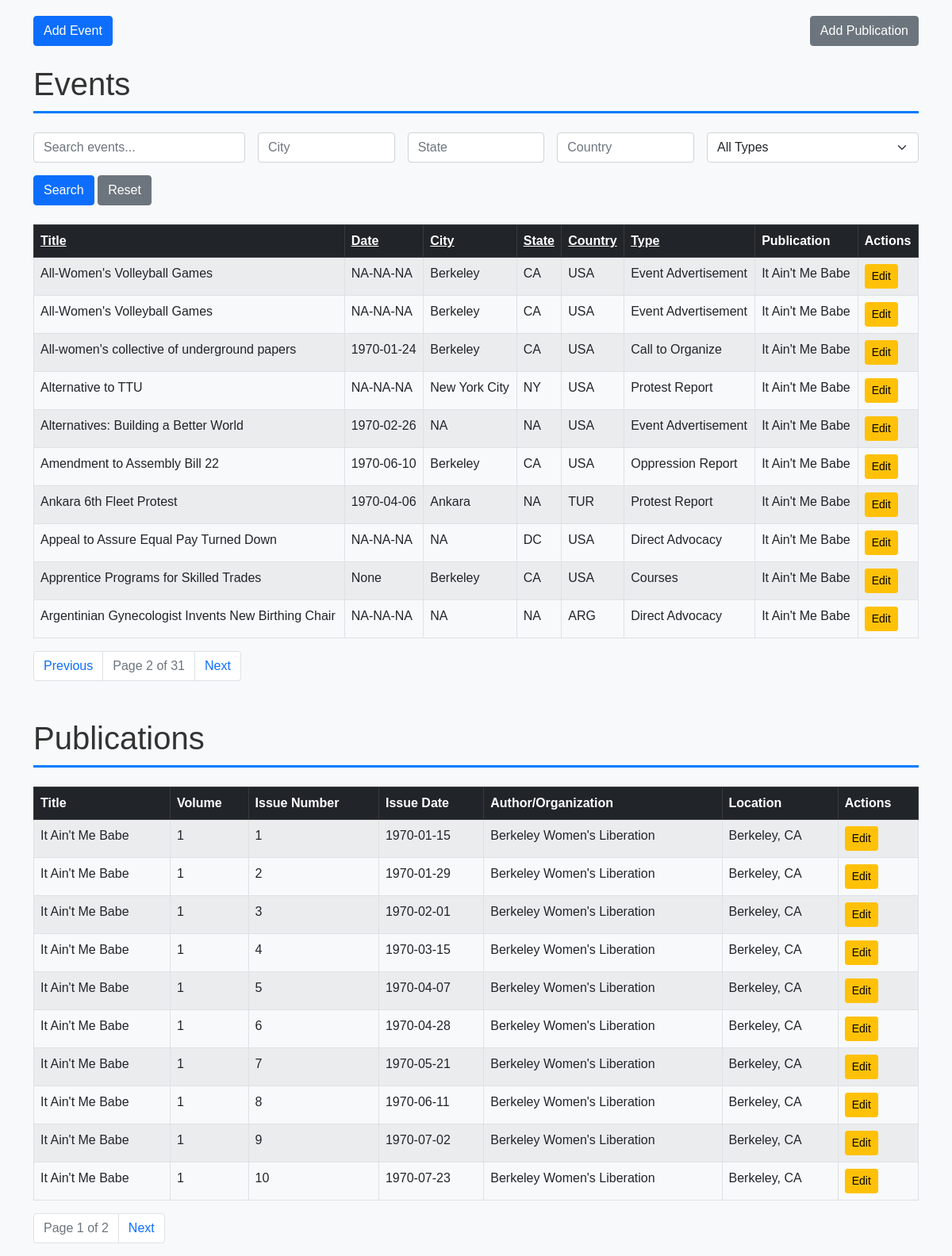
Screenshot of /?page_events=2&sort_events=event_title&order_events=asc with the database file from the repository.
### tables this page shows
CREATE TABLE events (
    event_id INTEGER PRIMARY KEY AUTOINCREMENT, -- Unique ID for each event
    event_title TEXT NOT NULL,                  -- Title of the event
    event_date DATE,                            -- Date of the event
    description TEXT,                           -- Description of the event
    city TEXT,                                  -- City where the event occurred
    state TEXT,                                 -- State where the event occurred
    country TEXT,                               -- Country where the event occurred
    location TEXT,                              -- Specific location of the event (e.g., venue name)
    address TEXT,                               -- Street address of the event
    event_type TEXT,                            -- Type of event (e.g., conference, workshop)
    publication_id INTEGER,                     -- Foreign key to publications table
    source_publication TEXT,                    -- Source publication for the event if reprinted
    FOREIGN KEY (publication_id) REFERENCES publications (pub_id)
);

CREATE TABLE publications (
    pub_id INTEGER PRIMARY KEY AUTOINCREMENT, -- Unique ID for each publication
    pub_title TEXT NOT NULL,                 -- Title of the publication
    volume INTEGER NOT NULL,                 -- Volume number
    issue_number INTEGER NOT NULL,           -- Issue number within the volume
    issue_date DATE,                         -- Full issue date (year, month, day)
    volume_title TEXT,                       -- Title of the volume (if applicable)
    author_org TEXT,                         -- Author or organization responsible for the publication
    location TEXT                            -- Location associated with the publication
);

### DatabaseFlask/app.py (the view)
@app.route('/')
def index():
    search = request.args.get('search', '').strip()
    sort_events = request.args.get('sort_events', 'event_title')  # Default sort for events
    order_events = request.args.get('order_events', 'asc')  # Default order for events
    page_events = int(request.args.get('page_events', 1))  # Current page for events
    per_page = 10  # Number of rows per page
    offset_events = (page_events - 1) * per_page
    sort_publications = request.args.get('sort_publications', 'pub_title')  # Default sort for publications
    order_publications = request.args.get('order_publications', 'asc')  # Default order for publications
    page_publications = int(request.args.get('page_publications', 1))  # Current page for publications
    offset_publications = (page_publications - 1) * per_page
    conn = get_db_connection()
    events_query = f'''
        SELECT e.event_id, e.event_title, e.event_date, e.city, e.state, e.country, e.event_type,
               e.description, e.location, e.address, e.source_publication,
               p.pub_title AS publication_title
        FROM events e
        LEFT JOIN publications p ON e.publication_id = p.pub_id
        WHERE e.event_title LIKE ?
        ORDER BY {sort_events} {order_events.upper()}
        LIMIT ? OFFSET ?
    '''
    events = conn.execute(events_query, (f"%{search}%", per_page, offset_events)).fetchall()
    total_events_query = '''
        SELECT COUNT(*) FROM events WHERE event_title LIKE ?
    '''
    total_events = conn.execute(total_events_query, (f"%{search}%",)).fetchone()[0]
    publications_query = f'''
        SELECT pub_id, pub_title, volume, issue_number, issue_date, author_org, location
        FROM publications
        ORDER BY {sort_publications} {order_publications.upper()}
        LIMIT ? OFFSET ?
    '''
    publications = conn.execute(publications_query, (per_page, offset_publications)).fetchall()
    total_publications_query = '''
        SELECT COUNT(*) FROM publications
    '''
    total_publications = conn.execute(total_publications_query).fetchone()[0]
    conn.close()
    total_pages_events = (total_events + per_page - 1) // per_page  # Round up division
    total_pages_publications = (total_publications + per_page - 1) // per_page
    return render_template(
        'index.html',
        events=events,
        publications=publications,
        page_events=page_events,
        total_pages_events=total_pages_events,
        page_publications=page_publications,
        total_pages_publications=total_pages_publications,
        search=search,
        sort_events=sort_events,
        order_events=order_events,
        sort_publications=sort_publications,
        order_publications=order_publications
    )

### DatabaseFlask/app.py (called while the page is built)
def get_db_connection():
    conn = sqlite3.connect(DB_PATH)
    conn.row_factory = sqlite3.Row  # This allows us to access columns by name like row['title']
    return conn

### DatabaseFlask/templates/index.html (shortened to what this page needs)
{% extends "base.html" %}
{% block content %}
<div class="d-flex justify-content-between mb-4">
    <a href="{{ url_for('add_event') }}" class="btn btn-primary">Add Event</a>
    <a href="{{ url_for('add_publication') }}" class="btn btn-secondary">Add Publication</a>
</div>
<h1 class="mb-4">Events</h1>
<form method="GET" action="{{ url_for('index') }}" class="mb-4">
    <div class="row g-3">
        <div class="col-md-3">
            <input type="text" name="search" class="form-control" placeholder="Search events..." value="{{ search }}">
        </div>
        <div class="col-md-2">
            <input type="text" name="city" class="form-control" placeholder="City" value="{{ request.args.get('city', '') }}">
        </div>
        <div class="col-md-2">
            <input type="text" name="state" class="form-control" placeholder="State" value="{{ request.args.get('state', '') }}">
        </div>
        <div class="col-md-2">
            <input type="text" name="country" class="form-control" placeholder="Country" value="{{ request.args.get('country', '') }}">
        </div>
        <div class="col-md-3">
            <select name="event_type" class="form-select">
                <option value="">All Types</option>
            </select>
        </div>
    </div>
    <div class="mt-3">
        <button type="submit" class="btn btn-primary">Search</button>
        <a href="{{ url_for('index') }}" class="btn btn-secondary">Reset</a>
    </div>
</form>
<table class="table table-striped table-bordered">
    <thead class="table-dark">
        <tr>
            <th><a href="{{ url_for('index', sort_events='event_title', order_events='asc' if order_events == 'desc' else 'desc', page_events=page_events) }}" class="text-white">Title</a></th>
            <th><a href="{{ url_for('index', sort_events='event_date', order_events='asc' if order_events == 'desc' else 'desc', page_events=page_events) }}" class="text-white">Date</a></th>
            <th><a href="{{ url_for('index', sort_events='city', order_events='asc' if order_events == 'desc' else 'desc', page_events=page_events) }}" class="text-white">City</a></th>
            <th><a href="{{ url_for('index', sort_events='state', order_events='asc' if order_events == 'desc' else 'desc', page_events=page_events) }}" class="text-white">State</a></th>
            <th><a href="{{ url_for('index', sort_events='country', order_events='asc' if order_events == 'desc' else 'desc', page_events=page_events) }}" class="text-white">Country</a></th>
            <th><a href="{{ url_for('index', sort_events='event_type', order_events='asc' if order_events == 'desc' else 'desc', page_events=page_events) }}" class="text-white">Type</a></th>
            <th>Publication</th>
            <th>Actions</th>
        </tr>
    </thead>
    <tbody>
        {% for event in events %}
        <tr>
            <td>{{ event.event_title }}</td>
            <td>{{ event.event_date }}</td>
            <td>{{ event.city }}</td>
            <td>{{ event.state }}</td>
            <td>{{ event.country }}</td>
            <td>{{ event.event_type }}</td>
            <td>{{ event.publication_title }}</td>
            <td>
                <a href="{{ url_for('edit_record', record_type='event', record_id=event.event_id) }}" class="btn btn-sm btn-warning">Edit</a>
            </td>
        </tr>
        {% endfor %}
    </tbody>
</table>
<nav>
    <ul class="pagination">
        {% if page_events > 1 %}
        <li class="page-item">
            <a href="{{ url_for('index', page_events=page_events-1, sort_events=sort_events, order_events=order_events) }}" class="page-link">Previous</a>
        </li>
        {% endif %}
        <li class="page-item disabled">
            <span class="page-link">Page {{ page_events }} of {{ total_pages_events }}</span>
        </li>
        {% if page_events < total_pages_events %}
        <li class="page-item">
            <a href="{{ url_for('index', page_events=page_events+1, sort_events=sort_events, order_events=order_events) }}" class="page-link">Next</a>
        </li>
        {% endif %}
    </ul>
</nav>
<h1 class="mt-5 mb-4">Publications</h1>
<table class="table table-striped table-bordered">
    <thead class="table-dark">
        <tr>
            <th>Title</th>
            <th>Volume</th>
            <th>Issue Number</th>
            <th>Issue Date</th>
            <th>Author/Organization</th>
            <th>Location</th>
            <th>Actions</th>
        </tr>
    </thead>
    <tbody>
        {% for publication in publications %}
        <tr>
            <td>{{ publication.pub_title }}</td>
            <td>{{ publication.volume }}</td>
            <td>{{ publication.issue_number }}</td>
            <td>{{ publication.issue_date }}</td>
            <td>{{ publication.author_org }}</td>
            <td>{{ publication.location }}</td>
            <td>
                <a href="{{ url_for('edit_record', record_type='publication', record_id=publication.pub_id) }}" class="btn btn-sm btn-warning">Edit</a>
            </td>
        </tr>
        {% endfor %}
    </tbody>
</table>
<nav>
    <ul class="pagination">
        <li class="page-item disabled">
            <span class="page-link">Page {{ page_publications }} of {{ total_pages_publications }}</span>
        </li>
        {% if page_publications < total_pages_publications %}
        <li class="page-item">
            <a href="{{ url_for('index', page_publications=page_publications+1, sort_publications=sort_publications, order_publications=order_publications) }}" class="page-link">Next</a>
        </li>
        {% endif %}
    </ul>
</nav>
{% endblock %}

### DatabaseFlask/templates/base.html (style rules this page uses)
body { font-family: Arial, sans-serif; background-color: #f8f9fa; }
h1 { color: #333; border-bottom: 3px solid #007bff; padding-bottom: 10px; }

### rows the page displays
events: event_title "All-Women's Volleyball Games", event_date "NA-NA-NA", city "Berkeley", state "CA", country "USA", event_type "Event Advertisement", publication_title "It Ain't Me Babe"
events: event_title "All-Women's Volleyball Games", event_date "NA-NA-NA", city "Berkeley", state "CA", country "USA", event_type "Event Advertisement", publication_title "It Ain't Me Babe"
events: event_title "All-women's collective of underground papers", event_date "1970-01-24", city "Berkeley", state "CA", country "USA", event_type "Call to Organize", publication_title "It Ain't Me Babe"
events: event_title "Alternative to TTU", event_date "NA-NA-NA", city "New York City", state "NY", country "USA", event_type "Protest Report", publication_title "It Ain't Me Babe"
events: event_title "Alternatives: Building a Better World", event_date "1970-02-26", city "NA", state "NA", country "USA", event_type "Event Advertisement", publication_title "It Ain't Me Babe"
events: event_title "Amendment to Assembly Bill 22", event_date "1970-06-10", city "Berkeley", state "CA", country "USA", event_type "Oppression Report", publication_title "It Ain't Me Babe"
events: event_title "Ankara 6th Fleet Protest", event_date "1970-04-06", city "Ankara", state "NA", country "TUR", event_type "Protest Report", publication_title "It Ain't Me Babe"
events: event_title "Appeal to Assure Equal Pay Turned Down", event_date "NA-NA-NA", city "NA", state "DC", country "USA", event_type "Direct Advocacy", publication_title "It Ain't Me Babe"
events: event_title "Apprentice Programs for Skilled Trades", event_date "None", city "Berkeley", state "CA", country "USA", event_type "Courses", publication_title "It Ain't Me Babe"
events: event_title "Argentinian Gynecologist Invents New Birthing Chair", event_date "NA-NA-NA", city "NA", state "NA", country "ARG", event_type "Direct Advocacy", publication_title "It Ain't Me Babe"
publications: pub_title "It Ain't Me Babe", volume "1", issue_number "1", issue_date "1970-01-15", author_org "Berkeley Women's Liberation", location "Berkeley, CA"
publications: pub_title "It Ain't Me Babe", volume "1", issue_number "2", issue_date "1970-01-29", author_org "Berkeley Women's Liberation", location "Berkeley, CA"
publications: pub_title "It Ain't Me Babe", volume "1", issue_number "3", issue_date "1970-02-01", author_org "Berkeley Women's Liberation", location "Berkeley, CA"
publications: pub_title "It Ain't Me Babe", volume "1", issue_number "4", issue_date "1970-03-15", author_org "Berkeley Women's Liberation", location "Berkeley, CA"
publications: pub_title "It Ain't Me Babe", volume "1", issue_number "5", issue_date "1970-04-07", author_org "Berkeley Women's Liberation", location "Berkeley, CA"
publications: pub_title "It Ain't Me Babe", volume "1", issue_number "6", issue_date "1970-04-28", author_org "Berkeley Women's Liberation", location "Berkeley, CA"
publications: pub_title "It Ain't Me Babe", volume "1", issue_number "7", issue_date "1970-05-21", author_org "Berkeley Women's Liberation", location "Berkeley, CA"
publications: pub_title "It Ain't Me Babe", volume "1", issue_number "8", issue_date "1970-06-11", author_org "Berkeley Women's Liberation", location "Berkeley, CA"
publications: pub_title "It Ain't Me Babe", volume "1", issue_number "9", issue_date "1970-07-02", author_org "Berkeley Women's Liberation", location "Berkeley, CA"
publications: pub_title "It Ain't Me Babe", volume "1", issue_number "10", issue_date "1970-07-23", author_org "Berkeley Women's Liberation", location "Berkeley, CA"

### other values shown
{{ page_events }} "2"
{{ total_pages_events }} "31"
{{ page_publications }} "1"
{{ total_pages_publications }} "2"
